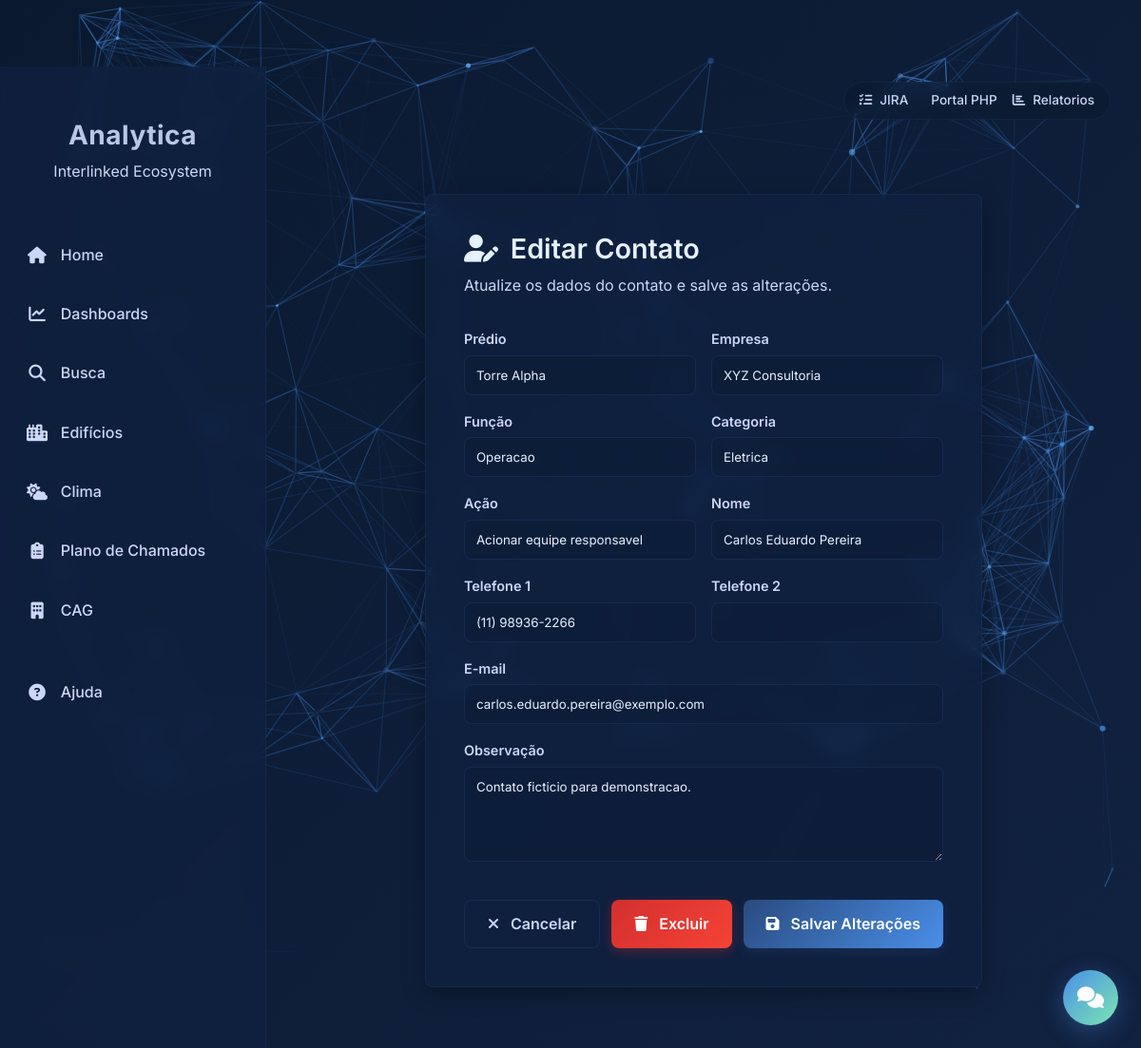
/edit_contato/2, run on the app's committed database.
### tables this page shows
CREATE TABLE contatos (
                id INTEGER PRIMARY KEY AUTOINCREMENT,
                predio TEXT,
                empresa TEXT,
                funcao TEXT,
                categoria TEXT,
                acao TEXT,
                nome TEXT,
                telefone1 TEXT,
                telefone2 TEXT,
                email TEXT,
                observacao TEXT,
                data_atualizacao TEXT
            );

### AnalyticaSync.py (the view, shortened to what this page needs)
@app.route('/edit_contato/<int:contato_id>', methods=['GET', 'POST'])
def edit_contato(contato_id):
    db = get_db()
    contato = db.execute('SELECT * FROM contatos WHERE id = ?', (contato_id,)).fetchone()
    if contato is None:
        return "Contato não encontrado", 404
    return render_template('edit_contato.html', contato=contato)

### AnalyticaSync.py (called while the page is built)
def get_db():
    if 'db' not in g:
        g.db = sqlite3.connect(DB_PATH)
        g.db.row_factory = sqlite3.Row
    return g.db

### templates/edit_contato.html (shortened to what this page needs)
{% extends 'base.html' %}
{% block content %}
        <main class="main-content">
            <section class="form-card" aria-labelledby="edit-contact-title">
                <h2 id="edit-contact-title"><i class="fa-solid fa-user-pen"></i> Editar Contato</h2>
                <div class="subtitle">Atualize os dados do contato e salve as alterações.</div>
                <form method="post" action="{{ url_for('edit_contato', contato_id=contato.id) }}">
                    <div class="grid">
                        <div>
                            <label for="predio">Prédio</label>
                            <input id="predio" name="predio" type="text" value="{{ contato.predio or '' }}" />
                        </div>
                        <div>
                            <label for="empresa">Empresa</label>
                            <input id="empresa" name="empresa" type="text" value="{{ contato.empresa or '' }}" />
                        </div>
                    </div>
                    <div class="grid" style="margin-top:1rem">
                        <div>
                            <label for="funcao">Função</label>
                            <input id="funcao" name="funcao" type="text" value="{{ contato.funcao or '' }}" />
                        </div>
                        <div>
                            <label for="categoria">Categoria</label>
                            <input id="categoria" name="categoria" type="text" value="{{ contato.categoria or '' }}" />
                        </div>
                    </div>
                    <div class="grid" style="margin-top:1rem">
                        <div>
                            <label for="acao">Ação</label>
                            <input id="acao" name="acao" type="text" value="{{ contato.acao or '' }}" />
                        </div>
                        <div>
                            <label for="nome">Nome</label>
                            <input id="nome" name="nome" type="text" value="{{ contato.nome or '' }}" />
                        </div>
                    </div>
                    <div class="grid" style="margin-top:1rem">
                        <div>
                            <label for="telefone1">Telefone 1</label>
                            <input id="telefone1" name="telefone1" type="text" value="{{ contato.telefone1 or '' }}" />
                        </div>
                        <div>
                            <label for="telefone2">Telefone 2</label>
                            <input id="telefone2" name="telefone2" type="text" value="{{ contato.telefone2 or '' }}" />
                        </div>
                    </div>
                    <div class="grid" style="margin-top:1rem">
                        <div class="full">
                            <label for="email">E-mail</label>
                            <input id="email" name="email" type="email" value="{{ contato.email or '' }}" />
                        </div>
                    </div>
                    <div style="margin-top:1rem">
                        <label for="observacao">Observação</label>
                        <textarea id="observacao" name="observacao" rows="4">{{ contato.observacao or '' }}</textarea>
                    </div>
                    <div class="actions">
                        <a class="btn btn-secondary" href="{{ url_for('plannc') }}"><i
                                class="fa-solid fa-xmark"></i>&nbsp;Cancelar</a>
                        <button type="button" class="btn btn-danger" onclick="confirmarExclusao({{ contato.id }})">
                            <i class="fa-solid fa-trash"></i>&nbsp;Excluir
                        </button>
                        <button class="btn btn-primary" type="submit"><i
                                class="fa-solid fa-floppy-disk"></i>&nbsp;Salvar Alterações</button>
                    </div>
                </form>
            </section>
        </main>
{% endblock %}

### static/css/main.css (style rules this page uses)
:root { --dark-blue-1: #0a192f; --dark-blue-2: #112240; --dark-blue-3: #1a3a63; --medium-blue: #2a4a7f; --light-blue: #4a8fe7; --accent-blue: #64b5f6; --hover-blue: #82c4ff; --text-primary: #e6f1ff; --text-secondary: #ccd6f6; --text-muted: #8892b0; --text-dark: #0a192f; --success: #66bb6a; --warning: #ffa726; --error: #ef5350; --info: #42a5f5; --gradient-primary: linear-gradient(135deg, var(--dark-blue-1) 0%, var(--dark-blue-2) 100%); --gradient-accent: linear-gradient(135deg, var(--light-blue) 0%, var(--accent-blue) 100%); --gradient-text: linear-gradient(135deg, var(--text-primary) 0%, var(--accent-blue) 100%); --spacing-xs: 0.25rem; --spacing-sm: 0.5rem; --spacing-md: 1rem; --spacing-lg: 1.5rem; --spacing-xl: 2rem; --spacing-2xl: 3rem; --border-radius: 8px; --border-radius-sm: 4px; --border-radius-lg: 12px; --border-radius-full: 9999px; --shadow-sm: 0 2px 8px rgba(0, 0, 0, 0.1); --shadow-md: 0 4px 16px rgba(0, 0, 0, 0.15); --shadow-lg: 0 8px 24px rgba(0, 0, 0, 0.2); --shadow-xl: 0 12px 32px rgba(0, 0, 0, 0.3); --transition-fast: all 0.15s cubic-bezier(0.645, 0.045, 0.355, 1); --transition: all 0.25s cubic-bezier(0.645, 0.045, 0.355, 1); --transition-slow: all 0.35s cubic-bezier(0.645, 0.045, 0.355, 1); --font-family: 'Inter', -apple-system, BlinkMacSystemFont, 'Segoe UI', Roboto, sans-serif; --font-size-xs: 0.75rem; --font-size-sm: 0.875rem; --font-size-base: 1rem; --font-size-lg: 1.125rem; --font-size-xl: 1.25rem; --font-size-2xl: 1.5rem; --font-size-3xl: 2rem; --font-size-4xl: 2.5rem; --z-base: 1; --z-sidebar: 50; --z-header: 40; --z-overlay: 45; --z-chatbot: 100; --z-modal: 1000; --z-tooltip: 2000; --breakpoint-sm: 600px; --breakpoint-md: 900px; --breakpoint-lg: 1200px; --breakpoint-xl: 1536px; }
*, *::before, *::after { margin: 0; padding: 0; box-sizing: border-box; }
html { font-size: 16px; -webkit-font-smoothing: antialiased; -moz-osx-font-smoothing: grayscale; scroll-behavior: smooth; height: 100%; }
body { font-family: var(--font-family); color: var(--text-primary); background: var(--gradient-primary); line-height: 1.6; overflow-x: hidden; height: 100%; }
h1, h2, h3, h4, h5, h6 { font-weight: 600; line-height: 1.2; color: var(--text-primary); }
h2 { font-size: var(--font-size-3xl); }
a { color: var(--accent-blue); text-decoration: none; transition: var(--transition); }
.main-content { flex: 1; display: flex; flex-direction: column; padding: 5rem 2rem 2rem; position: relative; z-index: var(--z-base); overflow-y: auto; overflow-x: hidden; scroll-behavior: smooth; }
.btn { display: inline-flex; align-items: center; justify-content: center; gap: var(--spacing-sm); padding: var(--spacing-sm) var(--spacing-lg); border: none; border-radius: var(--border-radius); font-family: var(--font-family); font-size: var(--font-size-base); font-weight: 500; cursor: pointer; transition: var(--transition); white-space: nowrap; }
.btn-primary { background: var(--light-blue); color: white; }
.btn-secondary { background: rgba(42, 74, 127, 0.3); color: var(--text-secondary); border: 1px solid rgba(74, 143, 231, 0.3); }
.grid { display: grid; }
a, button, .btn { position: relative; }
a::after, button::after, .btn::after { content: ''; position: absolute; bottom: 0; left: 0; width: 0; height: 2px; background: var(--accent-blue); transition: width var(--transition); }

### data on the page
contatos: predio "Torre Alpha", empresa "XYZ Consultoria", funcao "Operacao", categoria "Eletrica", acao "Acionar equipe responsavel", nome "Carlos Eduardo Pereira", telefone1 "(11) 98936-2266", email "carlos.eduardo.pereira@exemplo.com", observacao "Contato ficticio para demonstracao."
